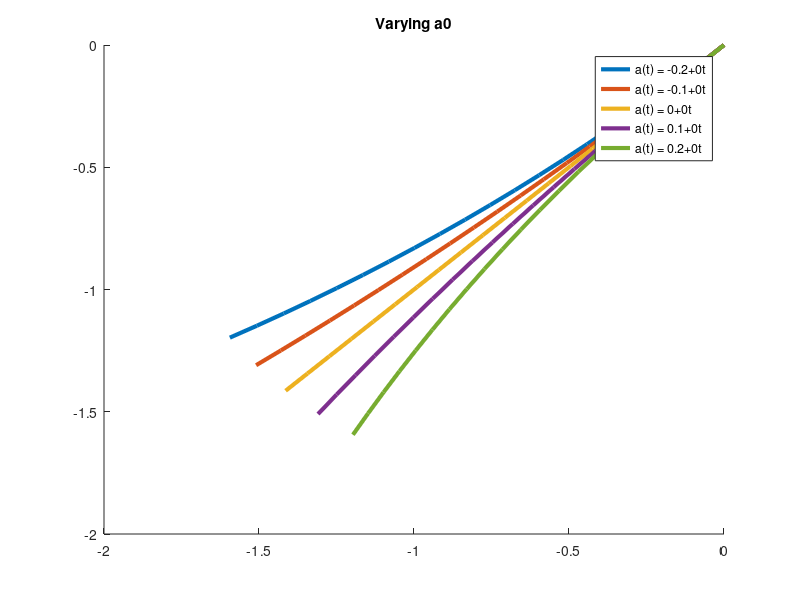
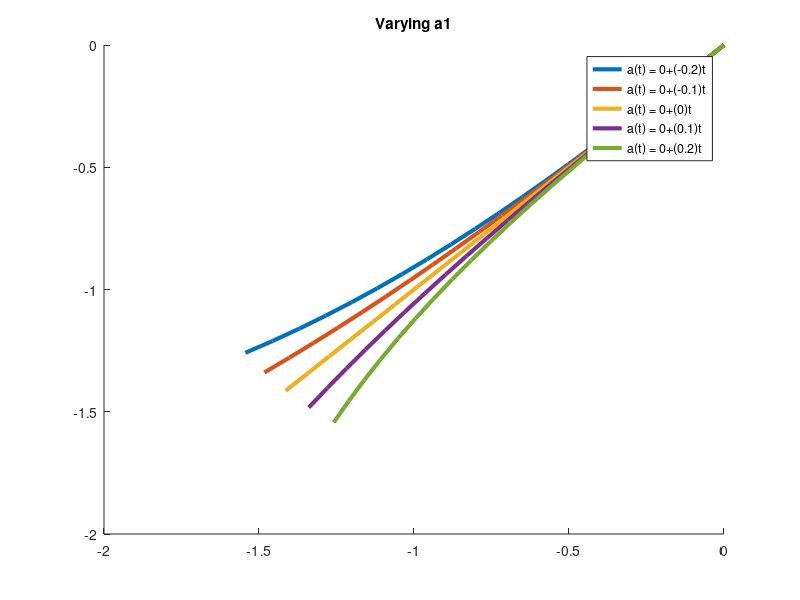
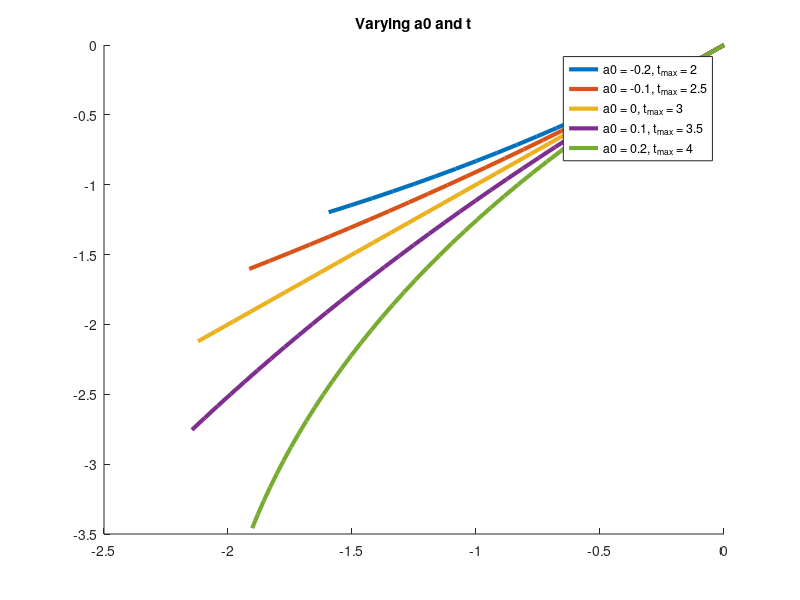

Write MATLAB code to recreate these figures, in order.

function newCurveModel()


    % initial values
    x0 = [0 0 0]';
    v0 = [-1 -1 0]';
    dt = 0.1;
    tmax = 2;
    t = 0:dt:tmax;

    % Acceleration : a(t) = a0 + a1*t + a2*t^2 
    % Case 1: Varying a0;
    a0 = linspace(-0.2,0.2,5); a1 = 0;
    
    figure; hold on;
    legs = {};
    for val = a0
        xx = GetCoords( x0, v0, t, dt, val, a1);
        plot( xx(1,:), xx(2,:), 'linewidth',3 );
        legs = {legs{:}, [ 'a(t) = ', num2str(val), '+0t']};
    end
    title('Varying a0')
    legend( legs{:})
    
    % Case 2: Varying a1;
    a0 = 0; a1 = linspace(-0.2,0.2,5);

    figure; hold on;
    legs = {};
    for val = a1
        xx = GetCoords( x0, v0, t, dt, a0, val);
        plot( xx(1,:), xx(2,:), 'linewidth',3 );
        legs = {legs{:}, [ 'a(t) = ', num2str(a0), '+('  num2str(val) , ')t']};
    end
    title('Varying a1')
    legend(legs{:})
    
    % Case 3: Varying t and a0;
    a0 = linspace(-0.2,0.2,5); a1 = 0;
    tmax = linspace(2,4,5);
    
    figure; hold on;
    legs = {};
    for jj = 1:length(a0)
        xx = GetCoords( x0, v0, 0:0.1:tmax(jj), dt, a0(jj), a1);
        plot( xx(1,:), xx(2,:) , 'linewidth',3);
        legs = {legs{:}, [ 'a0 = ', num2str(a0(jj)), ', t_{max} = ' num2str(tmax(jj))]};
    end
    title('Varying a0 and t')
    legend(legs{:})

    function xx = GetCoords( x0, v0, t, dt, a0, a1)
        
        % Acceleration function discretized in time
        acc = a0 + a1*t;

        % initialization
        xx = zeros( length( x0), length(t) ); xx(:,1) = x0;
        vv = zeros( 2, length(t) ); vv(:,1) = v0(1:2);
        Rot = [ 0 -1; 1 0]; % Rotation matrix

        % iterate
        for jt = 2 : length(t)
            vv(:,jt) = vv(:,jt-1) + acc( jt)*dt*Rot* vv(:,jt-1) / norm( vv(:,jt-1));
            v_mean = 1/2 * ( vv(:,jt) + vv(:,jt-1) );
            xx(1:2,jt) = xx(1:2,jt-1) + dt*v_mean/norm(v_mean);
            if length(x0)==3
                xx(3,jt) = xx(3,jt-1) + v0(3)*dt;
            end
        end
        
    end

end
    